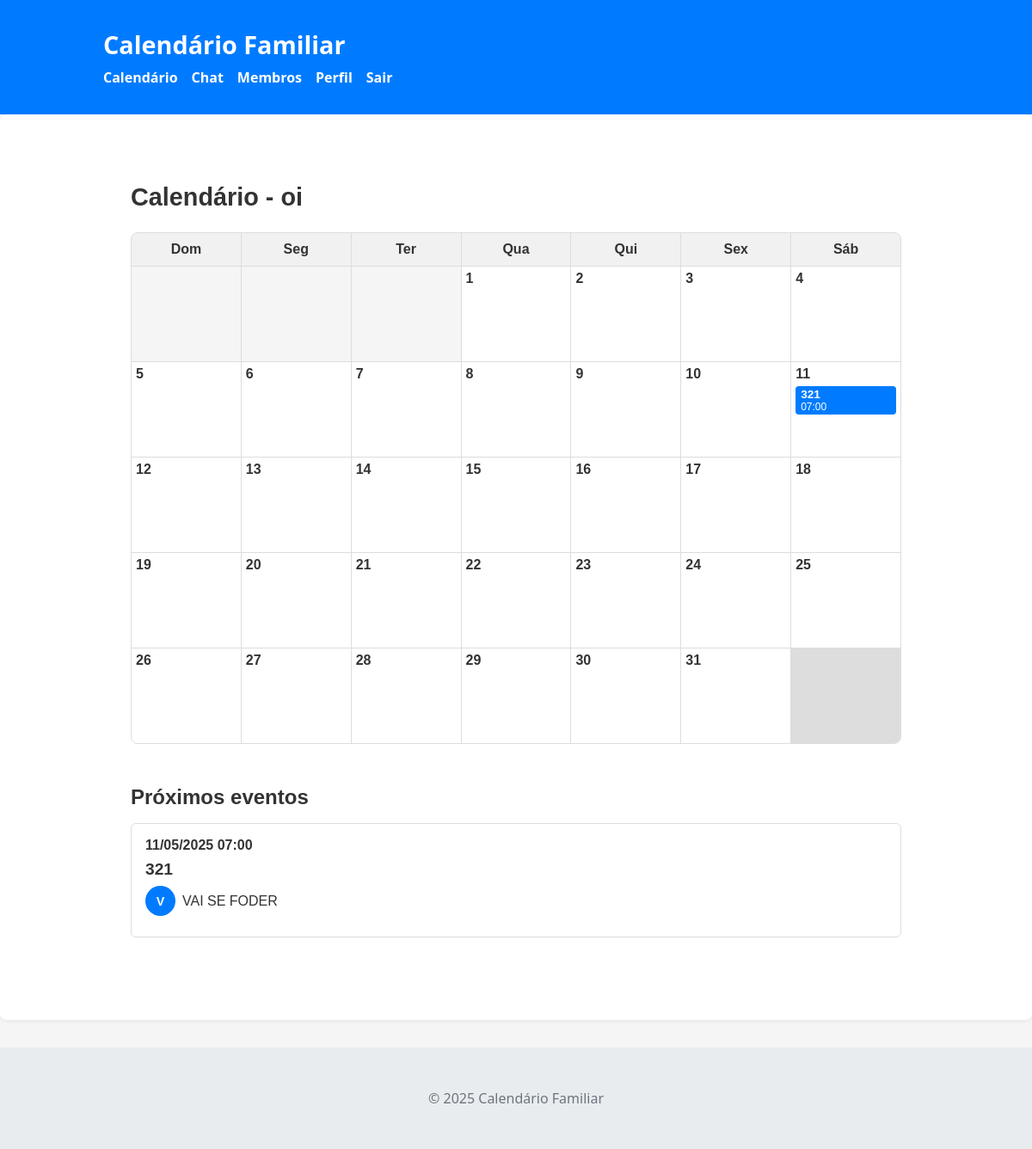
Page /calendar (signed in) on the committed database.
### app/models.py (models this page shows, shortened)
class Family(db.Model):
    id = db.Column(db.Integer, primary_key=True)
    name = db.Column(db.String(100), nullable=False)
    created_at = db.Column(db.DateTime, nullable=False, default=datetime.utcnow)
    admin_id = db.Column(db.Integer, db.ForeignKey('user.id'), nullable=False)
    members = db.relationship('User', backref='family', lazy=True, foreign_keys=[User.family_id])
    events = db.relationship('Event', backref='family', lazy=True)
    messages = db.relationship('Message', backref='family', lazy=True)
    admins = db.relationship('User', secondary=family_admins, backref='admin_families')

class Event(db.Model):
    id = db.Column(db.Integer, primary_key=True)
    title = db.Column(db.String(100), nullable=False)
    description = db.Column(db.Text, nullable=True)
    start_time = db.Column(db.DateTime, nullable=False)
    end_time = db.Column(db.DateTime, nullable=False)
    created_at = db.Column(db.DateTime, nullable=False, default=datetime.utcnow)
    user_id = db.Column(db.Integer, db.ForeignKey('user.id'), nullable=False)
    family_id = db.Column(db.Integer, db.ForeignKey('family.id'), nullable=False)

class User(db.Model, UserMixin):
    id = db.Column(db.Integer, primary_key=True)
    username = db.Column(db.String(50), nullable=False)
    email = db.Column(db.String(120), unique=True, nullable=False)
    password = db.Column(db.String(150), nullable=False)
    family_id = db.Column(db.Integer, db.ForeignKey('family.id'))
    events = db.relationship('Event', backref='creator', lazy=True)
    messages = db.relationship('Message', backref='author', lazy=True)

### app/routes.py (the view)
@main.route('/')
@main.route('/calendar')
@login_required
def calendar():
    if not current_user.family:
        return render_template('calendar.html', events=[], upcoming_events=[], days_in_month=0, first_day_of_month=0, current_year=datetime.now().year, current_month=datetime.now().month, no_family=True)
    today = date.today()
    year = today.year
    month = today.month
    monthly_calendar = cal_module.monthcalendar(year, month)
    first_day_of_month = cal_module.monthrange(year, month)[0]
    days_in_month = cal_module.monthrange(year, month)[1]
    events = Event.query.filter_by(family_id=current_user.family_id).all()
    upcoming_events = [event for event in events if event.start_time >= datetime.now()]
    upcoming_events.sort(key=lambda x: x.start_time)
    return render_template('calendar.html',
                          events=events,
                          upcoming_events=upcoming_events,
                          days_in_month=days_in_month,
                          first_day_of_month=first_day_of_month,
                          current_year=year,
                          current_month=month)

### app/__init__.py (called while the page is built)
def create_app():
    load_dotenv()
    app = Flask(__name__)
    app.config['SECRET_KEY'] = os.environ.get('SECRET_KEY', 'default-secret-key')
    app.config['SQLALCHEMY_DATABASE_URI'] = 'sqlite:///calendario.db'
    app.config['SQLALCHEMY_TRACK_MODIFICATIONS'] = False
    db.init_app(app)
    login_manager.init_app(app)
    from app.routes import main
    app.register_blueprint(main)
    @app.context_processor
    def inject_now():
        return {'now': datetime.utcnow()}
    return app

### app/models.py (called while the page is built)
@login_manager.user_loader
def load_user(user_id):
    return User.query.get(int(user_id))

### app/templates/calendar.html (shortened to what this page needs)
{% extends "layout.html" %}
{% block content %}
{% if no_family %}
  <div class="alert alert-warning" style="margin: 2em auto; max-width: 600px; text-align: center;">
    Você ainda não faz parte de um grupo familiar.<br>
    <a href="{{ url_for('main.create_family') }}" class="btn btn-primary" style="margin: 1em 0.5em;">Criar grupo</a>
    <a href="{{ url_for('main.join_family_page') }}" class="btn btn-secondary" style="margin: 1em 0.5em;">Entrar em um grupo</a>
  </div>
{% else %}
<div class="calendar-container">
    <div class="calendar-header">
        <h2>Calendário - {{ current_user.family.name }}</h2>
    </div>
    <div class="calendar">
        <div class="calendar-days">
            <div class="day-header">Dom</div>
            <div class="day-header">Seg</div>
            <div class="day-header">Ter</div>
            <div class="day-header">Qua</div>
            <div class="day-header">Qui</div>
            <div class="day-header">Sex</div>
            <div class="day-header">Sáb</div>
            {% for day in range(1, days_in_month + first_day_of_month + 1) %}
                {% if loop.index <= first_day_of_month %}
                    <div class="day empty"></div>
                {% else %}
                    <div class="day">
                        <div class="day-number">{{ day - first_day_of_month }}</div>
                        <div class="day-events">
                            {% for event in events %}
                                {% if event.start_time.day == day - first_day_of_month and event.start_time.month == current_month and event.start_time.year == current_year %}
                                    <a href="{{ url_for('main.edit_event', event_id=event.id) }}" class="event" title="{{ event.title }}">
                                        <div class="event-title">{{ event.title }}</div>
                                        <div class="event-time">{{ event.start_time.strftime('%H:%M') }}</div>
                                    </a>
                                {% endif %}
                            {% endfor %}
                        </div>
                    </div>
                {% endif %}
            {% endfor %}
        </div>
    </div>
    <div class="upcoming-events">
        <h3>Próximos eventos</h3>
        {% if upcoming_events %}
            <ul class="event-list">
                {% for event in upcoming_events %}
                    <li class="event-item">
                        <div class="event-date">
                            {{ event.start_time.strftime('%d/%m/%Y %H:%M') }}
                        </div>
                        <div class="event-info">
                            <h4>{{ event.title }}</h4>
                            <div class="event-creator">
                                <div class="avatar-circle avatar-small">
                                    {{ event.creator.username|first|upper }}
                                </div>
                                <span>{{ event.creator.username }}</span>
                            </div>
                        </div>
                    </li>
                {% endfor %}
            </ul>
        {% else %}
            <p class="no-events">Nenhum evento próximo.</p>
        {% endif %}
    </div>
</div>
{% endif %}
{% endblock %}

### app/static/css/main.css (style rules this page uses)
body { margin: 0; font-family: 'Segoe UI', Tahoma, Geneva, Verdana, sans-serif; background-color: #f5f5f5; color: #333; }

### app/static/css/calendar.css (style rules this page uses)
.calendar-container { max-width: 1000px; margin: 0 auto; padding: 2rem; font-family: Arial, sans-serif; }
.calendar-header { display: flex; justify-content: space-between; align-items: center; margin-bottom: 1.5rem; }
.calendar-header h2 { font-size: 1.8rem; margin: 0; }
.calendar { background-color: #f8f9fa; border: 1px solid #ddd; border-radius: 8px; overflow: hidden; }
.calendar-days { display: grid; grid-template-columns: repeat(7, 1fr); gap: 1px; background-color: #ddd; }
.day-header { background-color: #f1f1f1; text-align: center; padding: 10px; font-weight: bold; }
.day { background-color: #fff; min-height: 100px; padding: 5px; position: relative; }
.day.empty { background-color: #f5f5f5; }
.day-number { font-weight: bold; margin-bottom: 5px; }
.day-events { margin-top: 5px; }
.event { display: block; background-color: #007bff; color: white; padding: 2px 6px; margin-bottom: 4px; border-radius: 4px; text-decoration: none; font-size: 0.85rem; transition: background-color 0.3s ease; }
.event-title { font-weight: bold; }
.event-time { font-size: 0.75rem; }
.upcoming-events { margin-top: 3rem; }
.upcoming-events h3 { font-size: 1.5rem; margin-bottom: 1rem; }
.event-list { list-style: none; padding: 0; }
.event-item { background-color: #fff; border: 1px solid #ddd; padding: 1rem; margin-bottom: 1rem; border-radius: 6px; display: flex; flex-direction: column; gap: 0.5rem; }
.event-date { font-weight: bold; color: #333; }
.event-info h4 { margin: 0; font-size: 1.2rem; }
.event-creator { display: flex; align-items: center; gap: 0.5rem; margin-top: 0.5rem; }
.avatar-circle { width: 30px; height: 30px; background-color: #007bff; color: white; border-radius: 50%; display: flex; align-items: center; justify-content: center; font-weight: bold; }
.avatar-small { font-size: 0.9rem; }

### app/static/css/chat.css (style rules this page uses)
.avatar-circle { width: 35px; height: 35px; background-color: #007bff; color: white; border-radius: 50%; display: flex; align-items: center; justify-content: center; font-weight: bold; font-size: 1rem; }
.avatar-small { font-size: 0.9rem; }

### rows in the picture
Family: family.name "oi"
Event: title "321", start_time "07:00", start_time "11/05/2025 07:00", creator.username|first "V", creator.username "VAI SE FODER"

### other values in the picture
{{ day - first_day_of_month }} "1" "2" "3" "4" "5" "6" "7" "8" "9" "10" "11" "12" "13" "14" "15" "16" "17" "18" "19" "20" "21" "22" "23" "24" "25" "26" "27" "28" "29" "30" "31"
